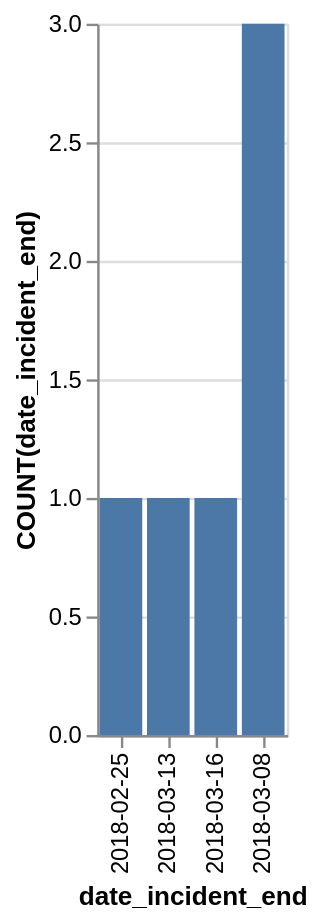

Vega-Lite specification for this chart:
### Vega-Lite specification from a JSON file in a GitHub repository (floating-point values rounded to 4 significant figures)
{"data": {"values": [{"x_data": "2018-02-25", "y_data": 1}, {"x_data": "2018-03-13", "y_data": 1}, {"x_data": "2018-03-16", "y_data": 1}, {"x_data": "2018-03-08", "y_data": 3}]}, "mark": "bar", "encoding": {"x": {"field": "x_data", "type": "nominal", "title": "date_incident_end", "sort": {"op": "sum", "field": "y_data", "order": "ascending"}}, "y": {"field": "y_data", "type": "quantitative", "title": "COUNT(date_incident_end)"}}}
